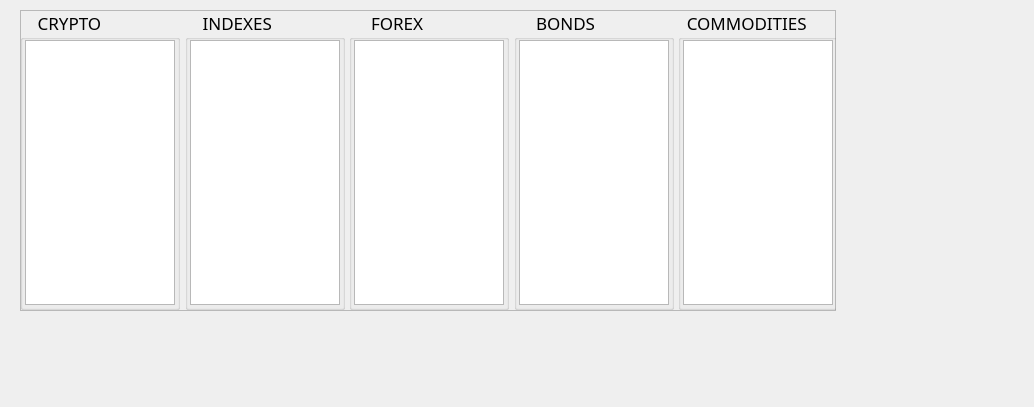
<?xml version="1.0" encoding="UTF-8"?>
<ui version="4.0">
 <class>Form</class>
 <widget class="QWidget" name="Form">
  <property name="geometry">
   <rect>
    <x>0</x>
    <y>0</y>
    <width>1034</width>
    <height>407</height>
   </rect>
  </property>
  <property name="windowTitle">
   <string>Form</string>
  </property>
  <widget class="QFrame" name="frame">
   <property name="geometry">
    <rect>
     <x>20</x>
     <y>10</y>
     <width>816</width>
     <height>301</height>
    </rect>
   </property>
   <property name="maximumSize">
    <size>
     <width>900</width>
     <height>330</height>
    </size>
   </property>
   <property name="styleSheet">
    <string notr="true">font: 63 13pt &quot;FixedsysTTF&quot;;</string>
   </property>
   <property name="frameShape">
    <enum>QFrame::StyledPanel</enum>
   </property>
   <property name="frameShadow">
    <enum>QFrame::Raised</enum>
   </property>
   <widget class="QWidget" name="">
    <property name="geometry">
     <rect>
      <x>0</x>
      <y>0</y>
      <width>816</width>
      <height>301</height>
     </rect>
    </property>
    <layout class="QHBoxLayout" name="horizontalLayout">
     <item>
      <widget class="QGroupBox" name="groupBox">
       <property name="minimumSize">
        <size>
         <width>160</width>
         <height>300</height>
        </size>
       </property>
       <property name="maximumSize">
        <size>
         <width>160</width>
         <height>300</height>
        </size>
       </property>
       <property name="sizeIncrement">
        <size>
         <width>200</width>
         <height>0</height>
        </size>
       </property>
       <property name="font">
        <font>
         <family>FixedsysTTF</family>
         <pointsize>13</pointsize>
         <weight>7</weight>
         <italic>false</italic>
         <bold>false</bold>
        </font>
       </property>
       <property name="autoFillBackground">
        <bool>false</bool>
       </property>
       <property name="title">
        <string>    CRYPTO     </string>
       </property>
       <widget class="QTableView" name="tableView">
        <property name="geometry">
         <rect>
          <x>5</x>
          <y>30</y>
          <width>150</width>
          <height>265</height>
         </rect>
        </property>
        <property name="frameShadow">
         <enum>QFrame::Sunken</enum>
        </property>
        <attribute name="horizontalHeaderVisible">
         <bool>false</bool>
        </attribute>
       </widget>
      </widget>
     </item>
     <item>
      <widget class="QGroupBox" name="groupBox_2">
       <property name="minimumSize">
        <size>
         <width>160</width>
         <height>300</height>
        </size>
       </property>
       <property name="maximumSize">
        <size>
         <width>160</width>
         <height>300</height>
        </size>
       </property>
       <property name="font">
        <font>
         <family>FixedsysTTF</family>
         <pointsize>13</pointsize>
         <weight>7</weight>
         <italic>false</italic>
         <bold>false</bold>
        </font>
       </property>
       <property name="title">
        <string>    INDEXES      </string>
       </property>
       <widget class="QTableView" name="tableView_2">
        <property name="geometry">
         <rect>
          <x>5</x>
          <y>30</y>
          <width>150</width>
          <height>265</height>
         </rect>
        </property>
        <property name="frameShadow">
         <enum>QFrame::Sunken</enum>
        </property>
        <attribute name="horizontalHeaderVisible">
         <bool>false</bool>
        </attribute>
       </widget>
      </widget>
     </item>
     <item>
      <widget class="QGroupBox" name="groupBox_5">
       <property name="minimumSize">
        <size>
         <width>160</width>
         <height>300</height>
        </size>
       </property>
       <property name="maximumSize">
        <size>
         <width>160</width>
         <height>300</height>
        </size>
       </property>
       <property name="font">
        <font>
         <family>FixedsysTTF</family>
         <pointsize>13</pointsize>
         <weight>7</weight>
         <italic>false</italic>
         <bold>false</bold>
        </font>
       </property>
       <property name="title">
        <string>     FOREX    </string>
       </property>
       <widget class="QTableView" name="tableView_5">
        <property name="geometry">
         <rect>
          <x>5</x>
          <y>30</y>
          <width>150</width>
          <height>265</height>
         </rect>
        </property>
        <property name="frameShadow">
         <enum>QFrame::Sunken</enum>
        </property>
        <attribute name="horizontalHeaderVisible">
         <bool>false</bool>
        </attribute>
       </widget>
      </widget>
     </item>
     <item>
      <widget class="QGroupBox" name="groupBox_3">
       <property name="minimumSize">
        <size>
         <width>160</width>
         <height>300</height>
        </size>
       </property>
       <property name="maximumSize">
        <size>
         <width>160</width>
         <height>300</height>
        </size>
       </property>
       <property name="font">
        <font>
         <family>FixedsysTTF</family>
         <pointsize>13</pointsize>
         <weight>7</weight>
         <italic>false</italic>
         <bold>false</bold>
        </font>
       </property>
       <property name="title">
        <string>     BONDS  </string>
       </property>
       <widget class="QTableView" name="tableView_3">
        <property name="geometry">
         <rect>
          <x>5</x>
          <y>30</y>
          <width>150</width>
          <height>265</height>
         </rect>
        </property>
        <property name="frameShadow">
         <enum>QFrame::Sunken</enum>
        </property>
        <attribute name="horizontalHeaderVisible">
         <bool>false</bool>
        </attribute>
       </widget>
      </widget>
     </item>
     <item>
      <widget class="QGroupBox" name="groupBox_4">
       <property name="enabled">
        <bool>true</bool>
       </property>
       <property name="minimumSize">
        <size>
         <width>160</width>
         <height>300</height>
        </size>
       </property>
       <property name="maximumSize">
        <size>
         <width>160</width>
         <height>300</height>
        </size>
       </property>
       <property name="font">
        <font>
         <family>FixedsysTTF</family>
         <pointsize>13</pointsize>
         <weight>7</weight>
         <italic>false</italic>
         <bold>false</bold>
        </font>
       </property>
       <property name="styleSheet">
        <string notr="true">font: 63 13pt &quot;FixedsysTTF&quot;;</string>
       </property>
       <property name="title">
        <string>  COMMODITIES   </string>
       </property>
       <widget class="QTableView" name="tableView_4">
        <property name="geometry">
         <rect>
          <x>5</x>
          <y>30</y>
          <width>150</width>
          <height>265</height>
         </rect>
        </property>
        <property name="frameShadow">
         <enum>QFrame::Sunken</enum>
        </property>
        <attribute name="horizontalHeaderVisible">
         <bool>false</bool>
        </attribute>
       </widget>
      </widget>
     </item>
    </layout>
   </widget>
  </widget>
 </widget>
 <resources/>
 <connections/>
</ui>
